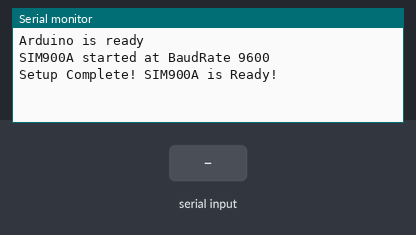
The sketch below on a simulated Arduino Uno, built with avr-gcc and run on an emulated ATmega328P. On the bench: the last lines printed to the serial monitor. The test bench sets the inputs (shaded band).

Above: at 2.2 s.
2.3 s: "1" received over the second serial link
At 3.3 s:
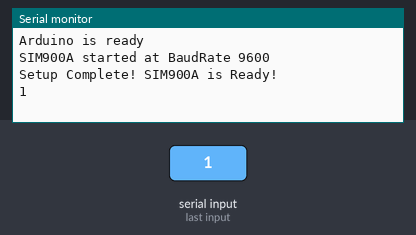
3.8 s: "0" received over the second serial link
At 4.4 s:
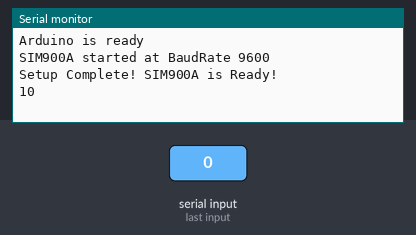

Measured:
- after the input at 2.3 s, the serial monitor: prints a new line at once (image 1)
- after the input at 3.8 s, the serial monitor: prints a new line at once (image 2)

The sketch:

gsm.ino
```cpp
#include <SoftwareSerial.h>

int sim900aRX=8,sim900aTX=9;

SoftwareSerial SIM900A(sim900aRX,sim900aTX);
String phoneNumber = "+918328626141";
char c = ' ';
void setup()
{
  Serial.begin(9600);
  while(!Serial);
  Serial.println("Arduino is ready");
  SIM900A.begin(9600);
//  while(!sendCommand("AT",5,"OK")){}
  Serial.println("SIM900A started at BaudRate 9600");
  delay(1000);
  Serial.println("Setup Complete! SIM900A is Ready!");
}
void loop()
{
  // Keep reading from SIM800 and send to Arduino Serial Monitor
  if (SIM900A.available())
  { c = SIM900A.read();
  Serial.write(c);}
  // Keep reading from Arduino Serial Monitor and send to SIM900A
  if (Serial.available())
  { c = Serial.read();
  SIM900A.write(c);
  }
}
 void SendMessage()
{
  Serial.println ("Sending Message");
  SIM900A.println("AT+CMGF=1");    //Sets the GSM Module in Text Mode
  delay(1000);
  Serial.println ("Setting SMS Number");
  SIM900A.println("AT+CMGS=\"" + phoneNumber + "\"\r"); //Mobile phone number to send message
  delay(1000);
  Serial.println ("Setting SMS Content");
  SIM900A.println("Emergency...\nLocation : ");// Messsage content
  delay(100);
  Serial.println ("Finish");
  SIM900A.println((char)26);// ASCII code of CTRL+Z
  delay(1000);
  Serial.println ("Message has been sent.");
}


bool sendCommand(String command, int maxTime, char readReplay[]) {
  bool found = false;
  int countTimeCommand = 0;
  while(countTimeCommand < (maxTime*1))
  {
    SIM900A.println(command);//at+cipsend
    Serial.write(".");
    if(SIM900A.find(readReplay))//ok
    {
      found = true;
      break;
    }

    countTimeCommand++;
  }

  if(found == true)
  {
    Serial.println(" OK");
  }else{
    Serial.println(" Fail");
  }
  return found;
 }
```
